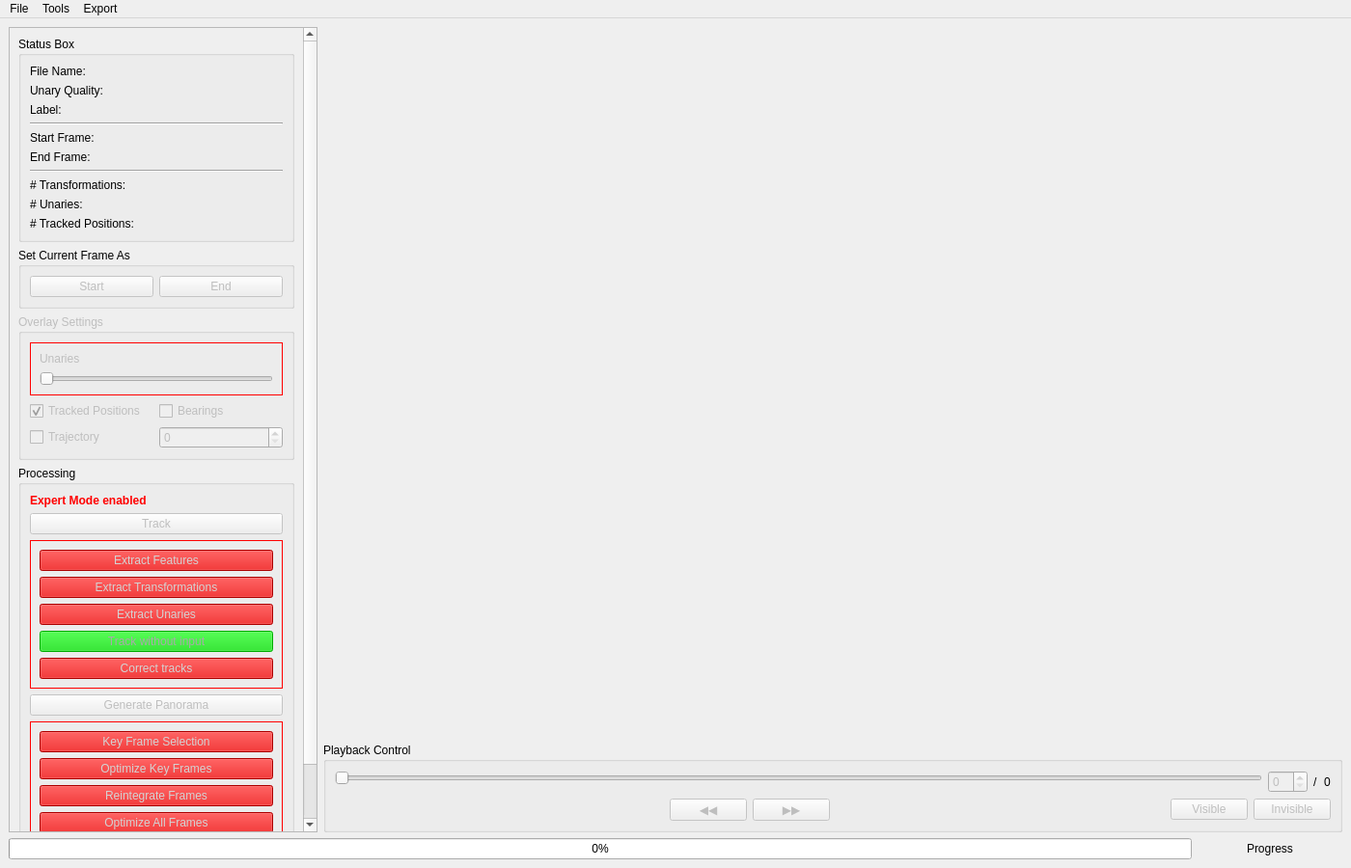
<?xml version="1.0" encoding="UTF-8"?>
<ui version="4.0">
 <class>MainWindow</class>
 <widget class="QMainWindow" name="MainWindow">
  <property name="geometry">
   <rect>
    <x>0</x>
    <y>0</y>
    <width>1400</width>
    <height>900</height>
   </rect>
  </property>
  <property name="windowTitle">
   <string>HabiTrack</string>
  </property>
  <widget class="QWidget" name="centralwidget">
   <property name="enabled">
    <bool>true</bool>
   </property>
   <layout class="QVBoxLayout" name="verticalLayout_2">
    <item>
     <layout class="QHBoxLayout" name="horizontalLayout_2">
      <property name="sizeConstraint">
       <enum>QLayout::SetDefaultConstraint</enum>
      </property>
      <item>
       <widget class="QScrollArea" name="scrollArea">
        <property name="maximumSize">
         <size>
          <width>320</width>
          <height>16777215</height>
         </size>
        </property>
        <property name="widgetResizable">
         <bool>true</bool>
        </property>
        <widget class="QWidget" name="scrollAreaWidgetContents">
         <property name="geometry">
          <rect>
           <x>0</x>
           <y>0</y>
           <width>303</width>
           <height>1004</height>
          </rect>
         </property>
         <property name="maximumSize">
          <size>
           <width>16777215</width>
           <height>16777215</height>
          </size>
         </property>
         <layout class="QGridLayout" name="gridLayout_3">
          <property name="leftMargin">
           <number>0</number>
          </property>
          <property name="topMargin">
           <number>0</number>
          </property>
          <property name="rightMargin">
           <number>0</number>
          </property>
          <property name="bottomMargin">
           <number>0</number>
          </property>
          <item row="0" column="0">
           <widget class="QWidget" name="verticalWidget" native="true">
            <property name="enabled">
             <bool>true</bool>
            </property>
            <property name="sizePolicy">
             <sizepolicy hsizetype="Preferred" vsizetype="Preferred">
              <horstretch>0</horstretch>
              <verstretch>0</verstretch>
             </sizepolicy>
            </property>
            <property name="maximumSize">
             <size>
              <width>16777215</width>
              <height>16777215</height>
             </size>
            </property>
            <layout class="QVBoxLayout" name="verticalLayout_3">
             <property name="bottomMargin">
              <number>10</number>
             </property>
             <item>
              <widget class="QGroupBox" name="groupBox">
               <property name="title">
                <string>Status Box</string>
               </property>
               <layout class="QGridLayout" name="gridLayout">
                <item row="4" column="1">
                 <widget class="QLabel" name="labelStartFrame">
                  <property name="text">
                   <string>&lt;num&gt;</string>
                  </property>
                 </widget>
                </item>
                <item row="5" column="1">
                 <widget class="QLabel" name="labelEndFrame">
                  <property name="text">
                   <string>&lt;num&gt;</string>
                  </property>
                 </widget>
                </item>
                <item row="9" column="1">
                 <widget class="QLabel" name="labelNumTrafos">
                  <property name="text">
                   <string>&lt;num&gt;</string>
                  </property>
                 </widget>
                </item>
                <item row="9" column="0">
                 <widget class="QLabel" name="label_12">
                  <property name="text">
                   <string># Transformations:</string>
                  </property>
                 </widget>
                </item>
                <item row="5" column="0">
                 <widget class="QLabel" name="label_7">
                  <property name="text">
                   <string>End Frame:</string>
                  </property>
                 </widget>
                </item>
                <item row="10" column="0">
                 <widget class="QLabel" name="label_11">
                  <property name="text">
                   <string># Unaries:</string>
                  </property>
                 </widget>
                </item>
                <item row="10" column="1">
                 <widget class="QLabel" name="labelNumUnaries">
                  <property name="text">
                   <string>&lt;num&gt;</string>
                  </property>
                 </widget>
                </item>
                <item row="1" column="0">
                 <widget class="QLabel" name="label">
                  <property name="text">
                   <string>Unary Quality: </string>
                  </property>
                 </widget>
                </item>
                <item row="3" column="0" colspan="2">
                 <widget class="Line" name="line_2">
                  <property name="orientation">
                   <enum>Qt::Horizontal</enum>
                  </property>
                 </widget>
                </item>
                <item row="11" column="0">
                 <widget class="QLabel" name="label_15">
                  <property name="text">
                   <string># Tracked Positions:</string>
                  </property>
                 </widget>
                </item>
                <item row="4" column="0">
                 <widget class="QLabel" name="label_5">
                  <property name="text">
                   <string>Start Frame:</string>
                  </property>
                 </widget>
                </item>
                <item row="1" column="1">
                 <widget class="QLabel" name="qualityLabel">
                  <property name="styleSheet">
                   <string notr="true"/>
                  </property>
                  <property name="text">
                   <string>&lt;quality&gt;</string>
                  </property>
                 </widget>
                </item>
                <item row="11" column="1">
                 <widget class="QLabel" name="labelNumTrackedPos">
                  <property name="text">
                   <string>&lt;num&gt;</string>
                  </property>
                 </widget>
                </item>
                <item row="0" column="0">
                 <widget class="QLabel" name="label_3">
                  <property name="text">
                   <string>File Name:</string>
                  </property>
                 </widget>
                </item>
                <item row="0" column="1">
                 <widget class="QLabel" name="labelFileName">
                  <property name="text">
                   <string>&lt;fileName&gt;</string>
                  </property>
                 </widget>
                </item>
                <item row="7" column="0" colspan="2">
                 <widget class="Line" name="line">
                  <property name="orientation">
                   <enum>Qt::Horizontal</enum>
                  </property>
                 </widget>
                </item>
                <item row="2" column="0">
                 <widget class="QLabel" name="label_2">
                  <property name="text">
                   <string>Label:</string>
                  </property>
                 </widget>
                </item>
                <item row="2" column="1">
                 <widget class="QLabel" name="labelLabel">
                  <property name="text">
                   <string>&lt;label&gt;</string>
                  </property>
                 </widget>
                </item>
               </layout>
              </widget>
             </item>
             <item>
              <widget class="QGroupBox" name="groupBox_4">
               <property name="title">
                <string>Set Current Frame As</string>
               </property>
               <layout class="QHBoxLayout" name="horizontalLayout_6">
                <item>
                 <widget class="QPushButton" name="buttonStartFrame">
                  <property name="enabled">
                   <bool>false</bool>
                  </property>
                  <property name="text">
                   <string>Start</string>
                  </property>
                 </widget>
                </item>
                <item>
                 <widget class="QPushButton" name="buttonEndFrame">
                  <property name="enabled">
                   <bool>false</bool>
                  </property>
                  <property name="text">
                   <string>End</string>
                  </property>
                 </widget>
                </item>
               </layout>
              </widget>
             </item>
             <item>
              <widget class="QGroupBox" name="overlayGroup">
               <property name="enabled">
                <bool>false</bool>
               </property>
               <property name="title">
                <string>Overlay Settings</string>
               </property>
               <layout class="QGridLayout" name="gridLayout_4">
                <item row="0" column="0" colspan="2">
                 <widget class="QFrame" name="frameUnary">
                  <property name="styleSheet">
                   <string notr="true">.QFrame {
border: 1px solid red;
}</string>
                  </property>
                  <property name="frameShape">
                   <enum>QFrame::StyledPanel</enum>
                  </property>
                  <property name="frameShadow">
                   <enum>QFrame::Raised</enum>
                  </property>
                  <layout class="QVBoxLayout" name="verticalLayout_6">
                   <item>
                    <widget class="QLabel" name="label_17">
                     <property name="text">
                      <string>Unaries</string>
                     </property>
                    </widget>
                   </item>
                   <item>
                    <widget class="QSlider" name="sliderOverlayUnaries">
                     <property name="styleSheet">
                      <string notr="true"/>
                     </property>
                     <property name="maximum">
                      <number>100</number>
                     </property>
                     <property name="singleStep">
                      <number>10</number>
                     </property>
                     <property name="value">
                      <number>0</number>
                     </property>
                     <property name="orientation">
                      <enum>Qt::Horizontal</enum>
                     </property>
                    </widget>
                   </item>
                  </layout>
                 </widget>
                </item>
                <item row="4" column="1">
                 <widget class="QSpinBox" name="trajectorySpin">
                  <property name="enabled">
                   <bool>false</bool>
                  </property>
                  <property name="maximum">
                   <number>100</number>
                  </property>
                  <property name="value">
                   <number>0</number>
                  </property>
                 </widget>
                </item>
                <item row="4" column="0">
                 <widget class="QCheckBox" name="overlayTrajectory">
                  <property name="text">
                   <string>Trajectory</string>
                  </property>
                  <property name="checked">
                   <bool>false</bool>
                  </property>
                 </widget>
                </item>
                <item row="2" column="0">
                 <widget class="QCheckBox" name="overlayTrackedPosition">
                  <property name="enabled">
                   <bool>false</bool>
                  </property>
                  <property name="text">
                   <string>Tracked Positions</string>
                  </property>
                  <property name="checked">
                   <bool>true</bool>
                  </property>
                 </widget>
                </item>
                <item row="2" column="1">
                 <widget class="QCheckBox" name="overlayBearings">
                  <property name="text">
                   <string>Bearings</string>
                  </property>
                 </widget>
                </item>
               </layout>
              </widget>
             </item>
             <item>
              <widget class="QGroupBox" name="groupBox_3">
               <property name="enabled">
                <bool>true</bool>
               </property>
               <property name="title">
                <string>Processing</string>
               </property>
               <layout class="QGridLayout" name="gridLayout_2">
                <item row="2" column="0">
                 <widget class="QFrame" name="frameTracking">
                  <property name="enabled">
                   <bool>false</bool>
                  </property>
                  <property name="styleSheet">
                   <string notr="true">QFrame {
border: 1px solid red;
}</string>
                  </property>
                  <property name="frameShape">
                   <enum>QFrame::StyledPanel</enum>
                  </property>
                  <property name="frameShadow">
                   <enum>QFrame::Raised</enum>
                  </property>
                  <layout class="QVBoxLayout" name="verticalLayout_7">
                   <item>
                    <widget class="QPushButton" name="buttonExtractFeatures">
                     <property name="enabled">
                      <bool>false</bool>
                     </property>
                     <property name="styleSheet">
                      <string notr="true">QPushButton:disabled {
background-color: rgb(209, 0, 0);
color: lightgray;
}
QPushButton {
background-color: rgb(255, 0, 0);
color: white;
}

</string>
                     </property>
                     <property name="text">
                      <string>Extract Features</string>
                     </property>
                    </widget>
                   </item>
                   <item>
                    <widget class="QPushButton" name="buttonExtractTrafos">
                     <property name="enabled">
                      <bool>false</bool>
                     </property>
                     <property name="accessibleName">
                      <string/>
                     </property>
                     <property name="autoFillBackground">
                      <bool>false</bool>
                     </property>
                     <property name="styleSheet">
                      <string notr="true">QPushButton:disabled {
background-color: rgb(209, 0, 0);
color: lightgray;
}
QPushButton {
background-color: rgb(255, 0, 0);
color: white;
}

</string>
                     </property>
                     <property name="text">
                      <string>Extract Transformations</string>
                     </property>
                    </widget>
                   </item>
                   <item>
                    <widget class="QPushButton" name="buttonExtractUnaries">
                     <property name="enabled">
                      <bool>false</bool>
                     </property>
                     <property name="styleSheet">
                      <string notr="true">QPushButton:disabled {
background-color: rgb(209, 0, 0);
color: lightgray;
}
QPushButton {
background-color: rgb(255, 0, 0);
color: white;
}

</string>
                     </property>
                     <property name="text">
                      <string>Extract Unaries</string>
                     </property>
                    </widget>
                   </item>
                   <item>
                    <widget class="QPushButton" name="mikeButton">
                     <property name="styleSheet">
                      <string notr="true">QPushButton:disabled {
background-color: rgb(0, 209, 0);
color: darkgray;
}
QPushButton {
background-color: rgb(0, 255, 0);
color: black;
}

</string>
                     </property>
                     <property name="text">
                      <string>Track without input</string>
                     </property>
                    </widget>
                   </item>
                   <item>
                    <widget class="QPushButton" name="buttonOptimizeUnaries">
                     <property name="enabled">
                      <bool>false</bool>
                     </property>
                     <property name="styleSheet">
                      <string notr="true">QPushButton:disabled {
background-color: rgb(209, 0, 0);
color: lightgray;
}
QPushButton {
background-color: rgb(255, 0, 0);
color: white;
}

</string>
                     </property>
                     <property name="text">
                      <string>Correct tracks</string>
                     </property>
                    </widget>
                   </item>
                  </layout>
                 </widget>
                </item>
                <item row="0" column="0">
                 <widget class="QLabel" name="labelExpertMode">
                  <property name="font">
                   <font>
                    <weight>75</weight>
                    <bold>true</bold>
                   </font>
                  </property>
                  <property name="styleSheet">
                   <string notr="true">color: red</string>
                  </property>
                  <property name="text">
                   <string>Expert Mode enabled</string>
                  </property>
                 </widget>
                </item>
                <item row="5" column="0">
                 <widget class="QFrame" name="framePano">
                  <property name="enabled">
                   <bool>false</bool>
                  </property>
                  <property name="styleSheet">
                   <string notr="true">QFrame {
border: 1px solid red;
}</string>
                  </property>
                  <property name="frameShape">
                   <enum>QFrame::StyledPanel</enum>
                  </property>
                  <property name="frameShadow">
                   <enum>QFrame::Raised</enum>
                  </property>
                  <layout class="QVBoxLayout" name="verticalLayout">
                   <item>
                    <widget class="QPushButton" name="buttonKeyFrameSelection">
                     <property name="enabled">
                      <bool>false</bool>
                     </property>
                     <property name="styleSheet">
                      <string notr="true">QPushButton:disabled {
background-color: rgb(209, 0, 0);
color: lightgray;
}
QPushButton {
background-color: rgb(255, 0, 0);
color: white;
}

</string>
                     </property>
                     <property name="text">
                      <string>Key Frame Selection</string>
                     </property>
                    </widget>
                   </item>
                   <item>
                    <widget class="QPushButton" name="buttonOptimizeKeyFrames">
                     <property name="enabled">
                      <bool>false</bool>
                     </property>
                     <property name="styleSheet">
                      <string notr="true">QPushButton:disabled {
background-color: rgb(209, 0, 0);
color: lightgray;
}
QPushButton {
background-color: rgb(255, 0, 0);
color: white;
}

</string>
                     </property>
                     <property name="text">
                      <string>Optimize Key Frames</string>
                     </property>
                    </widget>
                   </item>
                   <item>
                    <widget class="QPushButton" name="buttonReintegrateFrames">
                     <property name="enabled">
                      <bool>false</bool>
                     </property>
                     <property name="styleSheet">
                      <string notr="true">QPushButton:disabled {
background-color: rgb(209, 0, 0);
color: lightgray;
}
QPushButton {
background-color: rgb(255, 0, 0);
color: white;
}

</string>
                     </property>
                     <property name="text">
                      <string>Reintegrate Frames</string>
                     </property>
                    </widget>
                   </item>
                   <item>
                    <widget class="QPushButton" name="buttonOptimizeAllFrames">
                     <property name="enabled">
                      <bool>false</bool>
                     </property>
                     <property name="styleSheet">
                      <string notr="true">QPushButton:disabled {
background-color: rgb(209, 0, 0);
color: lightgray;
}
QPushButton {
background-color: rgb(255, 0, 0);
color: white;
}

</string>
                     </property>
                     <property name="text">
                      <string>Optimize All Frames</string>
                     </property>
                    </widget>
                   </item>
                  </layout>
                 </widget>
                </item>
                <item row="1" column="0">
                 <widget class="QPushButton" name="buttonTrack">
                  <property name="enabled">
                   <bool>false</bool>
                  </property>
                  <property name="text">
                   <string>Track</string>
                  </property>
                 </widget>
                </item>
                <item row="4" column="0">
                 <widget class="QPushButton" name="buttonGeneratePano">
                  <property name="enabled">
                   <bool>false</bool>
                  </property>
                  <property name="text">
                   <string>Generate Panorama</string>
                  </property>
                 </widget>
                </item>
                <item row="10" column="0">
                 <widget class="QPushButton" name="pushButton_13">
                  <property name="enabled">
                   <bool>false</bool>
                  </property>
                  <property name="text">
                   <string>Export - Combine?</string>
                  </property>
                 </widget>
                </item>
               </layout>
              </widget>
             </item>
             <item>
              <spacer name="verticalSpacer">
               <property name="orientation">
                <enum>Qt::Vertical</enum>
               </property>
               <property name="sizeHint" stdset="0">
                <size>
                 <width>20</width>
                 <height>40</height>
                </size>
               </property>
              </spacer>
             </item>
            </layout>
           </widget>
          </item>
         </layout>
        </widget>
       </widget>
      </item>
      <item>
       <layout class="QVBoxLayout" name="verticalLayout_4">
        <property name="sizeConstraint">
         <enum>QLayout::SetDefaultConstraint</enum>
        </property>
        <property name="leftMargin">
         <number>0</number>
        </property>
        <item>
         <widget class="gui::TrackerGraphicsView" name="graphicsView" native="true"/>
        </item>
        <item>
         <widget class="QGroupBox" name="groupBox_2">
          <property name="sizePolicy">
           <sizepolicy hsizetype="Preferred" vsizetype="Fixed">
            <horstretch>0</horstretch>
            <verstretch>0</verstretch>
           </sizepolicy>
          </property>
          <property name="title">
           <string>Playback Control</string>
          </property>
          <layout class="QVBoxLayout" name="verticalLayout_5">
           <item>
            <layout class="QHBoxLayout" name="horizontalLayout_4">
             <property name="topMargin">
              <number>0</number>
             </property>
             <item>
              <layout class="QVBoxLayout" name="verticalLayout_8">
               <property name="topMargin">
                <number>0</number>
               </property>
               <property name="rightMargin">
                <number>0</number>
               </property>
               <item>
                <widget class="QSlider" name="sliderFrame">
                 <property name="enabled">
                  <bool>false</bool>
                 </property>
                 <property name="minimum">
                  <number>0</number>
                 </property>
                 <property name="value">
                  <number>0</number>
                 </property>
                 <property name="orientation">
                  <enum>Qt::Horizontal</enum>
                 </property>
                </widget>
               </item>
               <item>
                <widget class="gui::UnaryGraphicsView" name="unaryView" native="true">
                 <property name="maximumSize">
                  <size>
                   <width>16777215</width>
                   <height>30</height>
                  </size>
                 </property>
                </widget>
               </item>
              </layout>
             </item>
             <item>
              <widget class="QSpinBox" name="spinCurrentFrame">
               <property name="enabled">
                <bool>false</bool>
               </property>
               <property name="minimum">
                <number>0</number>
               </property>
               <property name="value">
                <number>0</number>
               </property>
              </widget>
             </item>
             <item>
              <widget class="QLabel" name="label_20">
               <property name="text">
                <string>/</string>
               </property>
              </widget>
             </item>
             <item>
              <widget class="QLabel" name="labelMaxFrames">
               <property name="text">
                <string>0</string>
               </property>
              </widget>
             </item>
            </layout>
           </item>
           <item>
            <layout class="QHBoxLayout" name="horizontalLayout_3">
             <property name="sizeConstraint">
              <enum>QLayout::SetDefaultConstraint</enum>
             </property>
             <property name="topMargin">
              <number>0</number>
             </property>
             <item>
              <spacer name="horizontalSpacer">
               <property name="orientation">
                <enum>Qt::Horizontal</enum>
               </property>
               <property name="sizeHint" stdset="0">
                <size>
                 <width>40</width>
                 <height>20</height>
                </size>
               </property>
              </spacer>
             </item>
             <item>
              <widget class="QPushButton" name="buttonPrevFrame">
               <property name="enabled">
                <bool>false</bool>
               </property>
               <property name="text">
                <string notr="true">◀️◀️</string>
               </property>
              </widget>
             </item>
             <item>
              <widget class="QPushButton" name="buttonNextFrame">
               <property name="enabled">
                <bool>false</bool>
               </property>
               <property name="text">
                <string notr="true">▶️▶️</string>
               </property>
              </widget>
             </item>
             <item>
              <spacer name="horizontalSpacer_2">
               <property name="orientation">
                <enum>Qt::Horizontal</enum>
               </property>
               <property name="sizeHint" stdset="0">
                <size>
                 <width>40</width>
                 <height>20</height>
                </size>
               </property>
              </spacer>
             </item>
             <item>
              <widget class="QPushButton" name="buttonVisible">
               <property name="enabled">
                <bool>false</bool>
               </property>
               <property name="text">
                <string>Visible</string>
               </property>
              </widget>
             </item>
             <item>
              <widget class="QPushButton" name="buttonInvisible">
               <property name="enabled">
                <bool>false</bool>
               </property>
               <property name="text">
                <string>Invisible</string>
               </property>
               <property name="shortcut">
                <string>I</string>
               </property>
              </widget>
             </item>
            </layout>
           </item>
          </layout>
         </widget>
        </item>
       </layout>
      </item>
     </layout>
    </item>
    <item>
     <layout class="QHBoxLayout" name="horizontalLayout">
      <item>
       <widget class="QProgressBar" name="progressBar">
        <property name="enabled">
         <bool>true</bool>
        </property>
        <property name="value">
         <number>0</number>
        </property>
       </widget>
      </item>
      <item>
       <widget class="QLabel" name="labelProgress">
        <property name="minimumSize">
         <size>
          <width>150</width>
          <height>0</height>
         </size>
        </property>
        <property name="text">
         <string>Progress</string>
        </property>
        <property name="alignment">
         <set>Qt::AlignCenter</set>
        </property>
       </widget>
      </item>
     </layout>
    </item>
   </layout>
  </widget>
  <widget class="QMenuBar" name="menubar">
   <property name="geometry">
    <rect>
     <x>0</x>
     <y>0</y>
     <width>1400</width>
     <height>22</height>
    </rect>
   </property>
   <widget class="QMenu" name="menuFile">
    <property name="title">
     <string>File</string>
    </property>
    <addaction name="actionOpenImgFolder"/>
    <addaction name="actionOpenImgList"/>
    <addaction name="separator"/>
    <addaction name="actionOpenResultsFile"/>
    <addaction name="actionSave_Results"/>
   </widget>
   <widget class="QMenu" name="menuTools">
    <property name="title">
     <string>Tools</string>
    </property>
    <addaction name="actionPreferences"/>
    <addaction name="actionLabel_Editor"/>
    <addaction name="actionExpertMode"/>
    <addaction name="separator"/>
    <addaction name="actionPrev_Frame"/>
    <addaction name="actionNext_Frame"/>
   </widget>
   <widget class="QMenu" name="menuExport">
    <property name="title">
     <string>Export</string>
    </property>
   </widget>
   <addaction name="menuFile"/>
   <addaction name="menuTools"/>
   <addaction name="menuExport"/>
  </widget>
  <action name="actionOpenImgFolder">
   <property name="text">
    <string>Open Image Folder...</string>
   </property>
   <property name="shortcut">
    <string>Ctrl+O</string>
   </property>
  </action>
  <action name="actionOpenImgList">
   <property name="text">
    <string>Open Image List...</string>
   </property>
   <property name="shortcut">
    <string>Ctrl+F</string>
   </property>
  </action>
  <action name="actionOpenResultsFile">
   <property name="text">
    <string>Open Results File...</string>
   </property>
   <property name="shortcut">
    <string>Ctrl+R</string>
   </property>
  </action>
  <action name="actionPreferences">
   <property name="text">
    <string>Preferences...</string>
   </property>
   <property name="shortcut">
    <string>Ctrl+P</string>
   </property>
  </action>
  <action name="actionExpertMode">
   <property name="checkable">
    <bool>true</bool>
   </property>
   <property name="text">
    <string>Expert Mode</string>
   </property>
  </action>
  <action name="actionNext_Frame">
   <property name="enabled">
    <bool>false</bool>
   </property>
   <property name="text">
    <string>Next Frame</string>
   </property>
   <property name="shortcut">
    <string>Right</string>
   </property>
  </action>
  <action name="actionPrev_Frame">
   <property name="enabled">
    <bool>false</bool>
   </property>
   <property name="text">
    <string>Previous Frame</string>
   </property>
   <property name="shortcut">
    <string>Left</string>
   </property>
  </action>
  <action name="actionSave_Results">
   <property name="text">
    <string>Save Results</string>
   </property>
   <property name="shortcut">
    <string>Ctrl+S</string>
   </property>
  </action>
  <action name="actionLabel_Editor">
   <property name="text">
    <string>Label Editor...</string>
   </property>
  </action>
 </widget>
 <customwidgets>
  <customwidget>
   <class>gui::TrackerGraphicsView</class>
   <extends>QWidget</extends>
   <header>gui/trackerGraphicsView.h</header>
  </customwidget>
  <customwidget>
   <class>gui::UnaryGraphicsView</class>
   <extends>QWidget</extends>
   <header>gui/unaryGraphicsView.h</header>
   <container>1</container>
  </customwidget>
 </customwidgets>
 <resources/>
 <connections>
  <connection>
   <sender>overlayTrajectory</sender>
   <signal>toggled(bool)</signal>
   <receiver>trajectorySpin</receiver>
   <slot>setEnabled(bool)</slot>
   <hints>
    <hint type="sourcelabel">
     <x>130</x>
     <y>465</y>
    </hint>
    <hint type="destinationlabel">
     <x>262</x>
     <y>465</y>
    </hint>
   </hints>
  </connection>
 </connections>
</ui>
